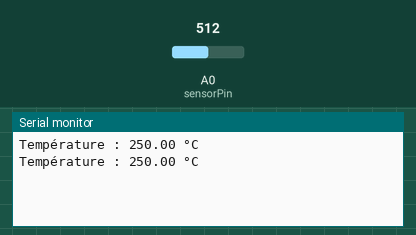
Bench run of a sketch on a simulated Arduino Uno, built with avr-gcc and run on an emulated ATmega328P. Shown: the last lines printed to the serial monitor. Inputs (shaded band) come from the test bench; at power-on: A0 (sensorPin) = 512.

Above: at 1.8 s.
1.9 s: A0 (sensorPin) set to 716
At 2.8 s:
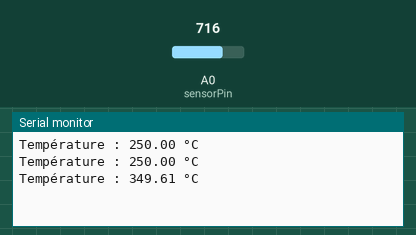
3.4 s: A0 (sensorPin) set to 900
At 4.6 s:
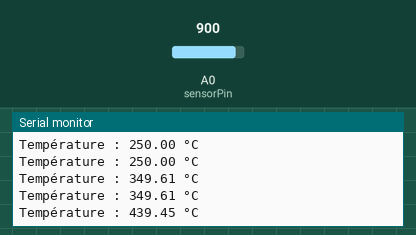
Timing chart, 0 to 6.4 s (numbered marks = the images above; inputs shaded):
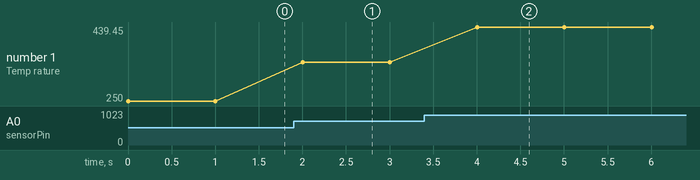

The sketch:

temp.ino
```cpp
int sensorPin = A0;  // Broche à laquelle le capteur est connecté
int sensorValue = 0;  // Variable pour stocker la valeur lue

void setup() {
  Serial.begin(9600);  // Initialisation de la communication série
}

void loop() {
  sensorValue = analogRead(sensorPin);  // Lecture de la valeur du capteur
  float temperature = (sensorValue * 5.0 * 100.0) / 1024.0;  // Conversion en degrés Celsius
  Serial.print("Température : ");
  Serial.print(temperature);
  Serial.println(" °C");
  delay(1000);  // Attente de 1 seconde avant la prochaine lecture
}
```

Measured:
- after the input at 1.9 s, the serial monitor: prints a new line after 0.10 s (image 1)
- after the input at 3.4 s, the serial monitor: prints a new line after 0.60 s (image 2)
- plotted number 1: 250 → 349.61 after the input at 1.9 s, 349.61 → 439.45 after the input at 3.4 s
